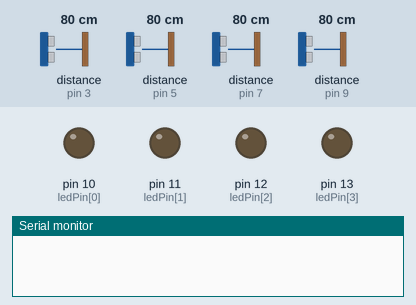
Simulated run of this sketch. Board: Arduino Uno, built with avr-gcc and run on an emulated ATmega328P. On the bench: output pins drawn as LEDs (lit = HIGH), the last lines printed to the serial monitor. Wiring (inferred from the names in the program): 4 × ultrasonic range finder: trigger pin 2, echo pin 3 / trigger pin 4, echo pin 5 / trigger pin 6, echo pin 7 / trigger pin 8, echo pin 9. The inputs (shaded band) are chosen by the test bench; at power-on: distance to the obstacle (sensors on pin 3, pin 5, pin 7, pin 9) 80 cm. The echo pulse lasts 58.3 µs per cm; pins used as bus, display or sensor lines are not drawn.

Above: at 1.8 s.
1.9 s: distance to the obstacle (sensor on pin 3) set to 34 cm
3.4 s: distance to the obstacle (sensor on pin 3) set to 28 cm
At 4.5 s:
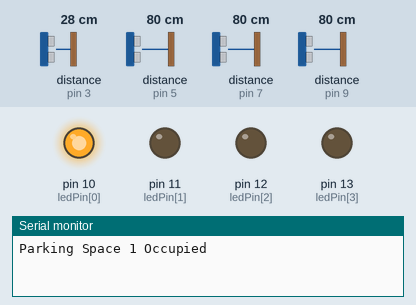
5.5 s: distance to the obstacle (sensor on pin 5) set to 34 cm
7.3 s: distance to the obstacle (sensor on pin 5) set to 27 cm
At 8.8 s:
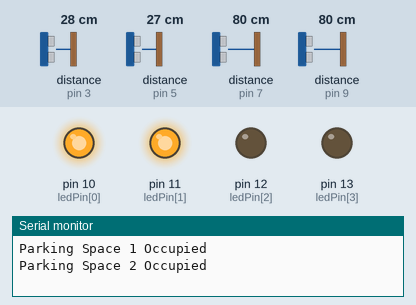
9.6 s: distance to the obstacle (sensor on pin 7) set to 33 cm
11.3 s: distance to the obstacle (sensor on pin 7) set to 29 cm
At 12.7 s:
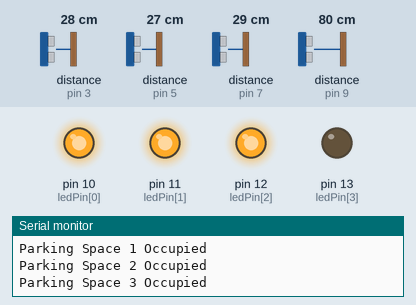
Timing chart, 0 to 14.3 s (numbered marks = the images above; inputs shaded):
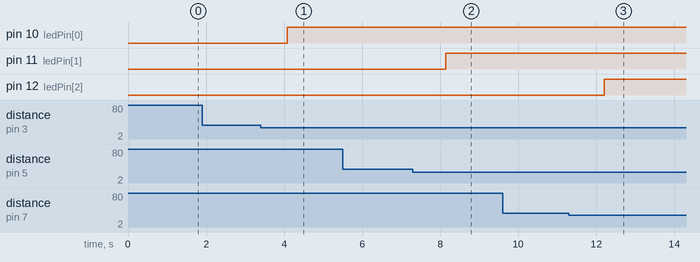

Measured:
- the behaviour switches between 31 and 30 cm on distance to the obstacle (sensor on pin 3) (found by bisection; images 0 and 1)
- the behaviour switches between 31 and 30 cm on distance to the obstacle (sensor on pin 5) (found by bisection; images 1 and 2)
- the behaviour switches between 31 and 30 cm on distance to the obstacle (sensor on pin 7) (found by bisection; images 2 and 3)
- after the input at 1.9 s, every drawn part: stays the same
- after the input at 3.4 s, pin 10 (ledPin[0]): LOW → HIGH after 0.68 s
- after the input at 5.5 s, every drawn part: stays the same
- after the input at 7.3 s, pin 11 (ledPin[1]): LOW → HIGH after 0.85 s
- after the input at 9.6 s, every drawn part: stays the same
- after the input at 11.3 s, pin 12 (ledPin[2]): LOW → HIGH after 0.90 s

The sketch:

1.ino
```cpp
const int numParkingSpaces = 4;  // Define the number of parking spaces
const int triggerPin[numParkingSpaces] = {2, 4, 6, 8}; // Trigger pins for the ultrasonic sensors
const int echoPin[numParkingSpaces] = {3, 5, 7, 9};    // Echo pins for the ultrasonic sensors
const int ledPin[numParkingSpaces] = {10, 11, 12, 13}; // LED pins to indicate parking space status

const int vacantDistanceThreshold = 30; // Adjust this threshold based on your setup
bool parkingSpaceStatus[numParkingSpaces] = {false}; // Array to store parking space status (true for occupied, false for vacant)
void setup() {
  Serial.begin(9600);

  for (int i = 0; i < numParkingSpaces; i++) {
    pinMode(triggerPin[i], OUTPUT);
    pinMode(echoPin[i], INPUT);
    pinMode(ledPin[i], OUTPUT);
    digitalWrite(ledPin[i], LOW); // Turn off all LEDs initially
  }
}
float getDistance(int trigPin, int echoPin) {
  digitalWrite(trigPin, LOW);
  delayMicroseconds(2);
  digitalWrite(trigPin, HIGH);
  delayMicroseconds(10);
  digitalWrite(trigPin, LOW);

  long duration = pulseIn(echoPin, HIGH);
  float distance = duration * 0.034 / 2;

  return distance;
}
void updateParkingStatus() {
  for (int i = 0; i < numParkingSpaces; i++) {
    float distance = getDistance(triggerPin[i], echoPin[i]);
    bool isOccupied = (distance < vacantDistanceThreshold);

    if (isOccupied != parkingSpaceStatus[i]) {
      parkingSpaceStatus[i] = isOccupied;
      digitalWrite(ledPin[i], isOccupied ? HIGH : LOW); // Turn on LED if parking space is occupied, otherwise turn it off
      Serial.print("Parking Space ");
      Serial.print(i + 1);
      Serial.println(isOccupied ? " Occupied" : " Vacant");
    }
  }
}
void loop() {
  updateParkingStatus();
  delay(1000); // Add a delay to avoid rapid status changes due to sensor noise
}
```
